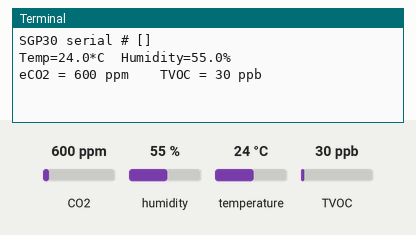
Simulated run of this program. Board: Raspberry Pi (BCM pin numbers). Parts: the last lines printed to the terminal. The test bench sets the inputs (shaded band); at power-on: CO2 600 ppm, humidity 55 %, temperature 24 °C, TVOC 30 ppb. Web requests get an empty 200 reply after 0.4 s.

Above: at 1.2 s.
1.3 s: CO2 set to 452 ppm
4.5 s: humidity set to 22 %
At 6.8 s:
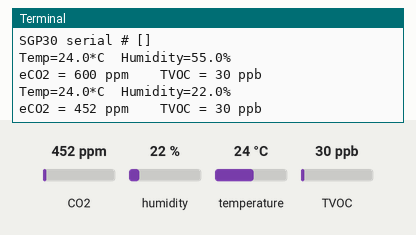
7.7 s: temperature set to 12 °C
10.9 s: TVOC set to 20 ppb
At 10.9 s:
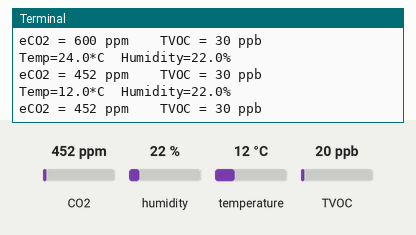
14.1 s: CO2 set to 1050 ppm
At 16.5 s:
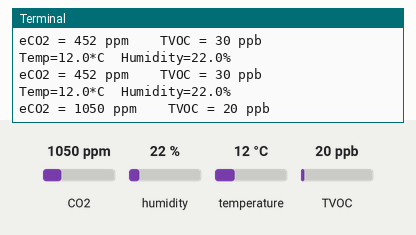
17.3 s: humidity set to 40 %
At 21.29 s:
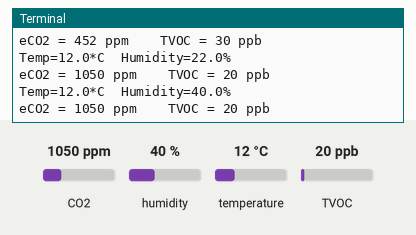
Timing chart, 0 to 21.5 s (numbered marks = the images above; inputs shaded):
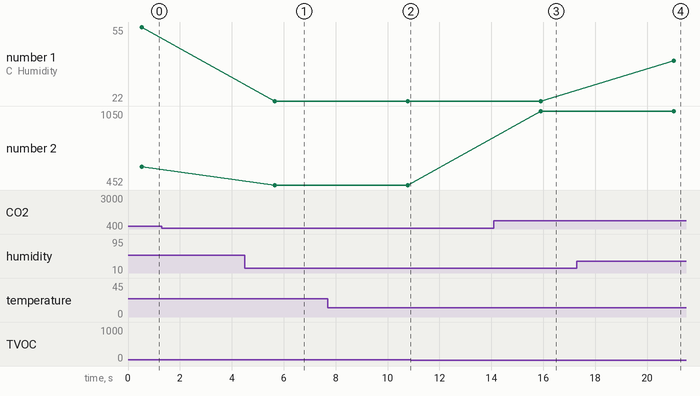

Measured:
- after the input at 4.5 s, the terminal: prints a new line after 1.2 s (image 1)
- after the input at 14.1 s, the terminal: prints a new line after 1.8 s (image 3)
- after the input at 17.3 s, the terminal: prints a new line after 3.7 s (image 4)
- plotted number 1: 55 → 22 after the input at 4.5 s, 22 → 40 after the input at 17.3 s
- plotted number 2: 452 → 1050 after the input at 14.1 s

The program:

main.py
```python
import time
import board
import busio
import adafruit_sgp30
import Adafruit_DHT
import requests

URL = "http://192.168.1.11:3005"

DHT_SENSOR = Adafruit_DHT.DHT22
DHT_PIN = 4

i2c = busio.I2C(board.SCL, board.SDA, frequency=100000)

# Create library object on our I2C port
sgp30 = adafruit_sgp30.Adafruit_SGP30(i2c)

print("SGP30 serial #", [hex(i) for i in sgp30.serial])

sgp30.iaq_init()
sgp30.set_iaq_baseline(0x8973, 0x8aae)

elapsed_sec = 0

while True:
    humidity, temperature = Adafruit_DHT.read_retry(DHT_SENSOR, DHT_PIN)

    if humidity is not None and temperature is not None:
        print("Temp={0:0.1f}*C  Humidity={1:0.1f}%".format(temperature, humidity))
    else:
        humidity, temperature = 0

    print("eCO2 = %d ppm \t TVOC = %d ppb" % (sgp30.eCO2, sgp30.TVOC))

    requests.get(url = URL, params = {'room':'main', 'sensor':'temperature','temp':temperature})
    requests.get(url = URL, params = {'room':'main', 'sensor':'humidity','temp':humidity})
    requests.get(url = URL, params = {'room':'main', 'sensor':'co2','temp':sgp30.eCO2})
    requests.get(url = URL, params = {'room':'main', 'sensor':'voc','temp':sgp30.TVOC})

    time.sleep(3)
```
